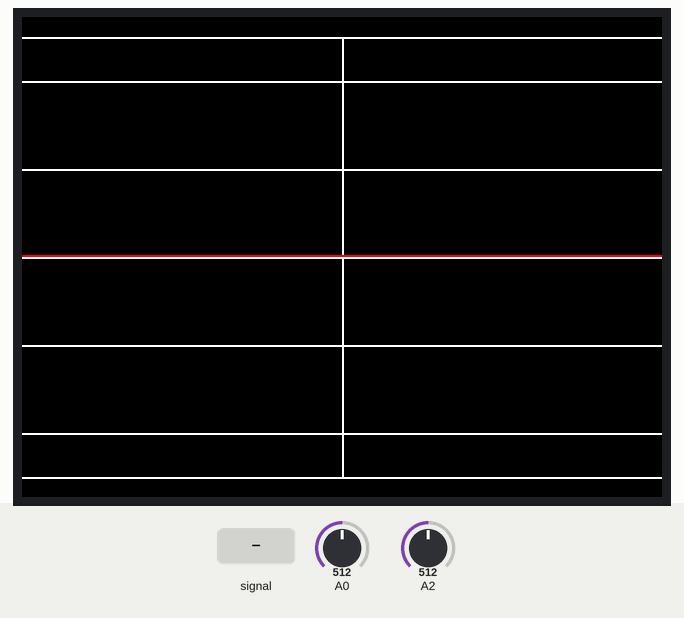
The sketch below on a simulated Arduino Uno, built with avr-gcc and run on an emulated ATmega328P. On the bench: 320×240 colour display. The test bench sets the inputs (shaded band); at power-on: A0 = 512, A2 = 512.

Above: at 1.4 s.
1.5 s: A0 fed a 200 Hz sine of ±81 counts around its level
At 1.71 s:
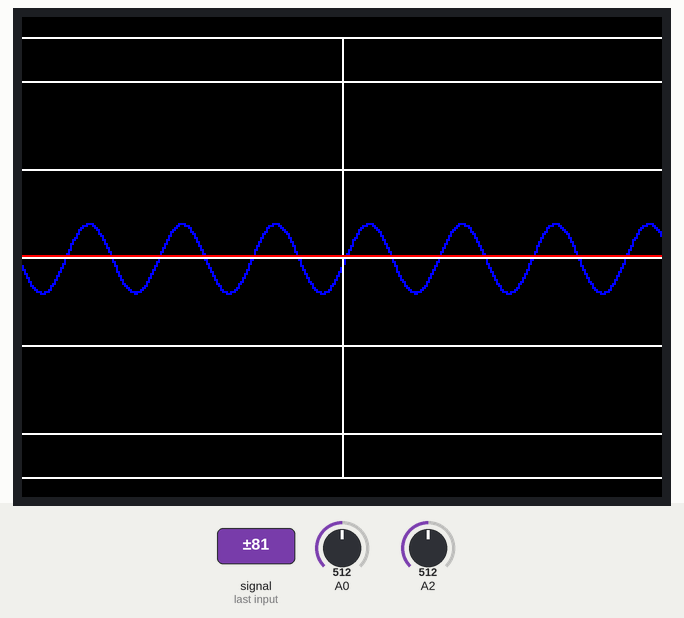
3.1 s: A0 set to 311
At 3.8 s:
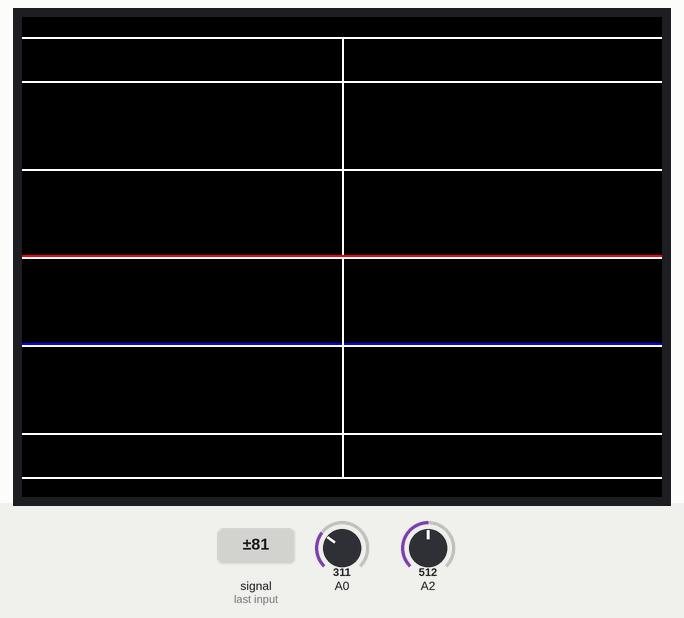
4.8 s: A2 set to 311
At 5.15 s:
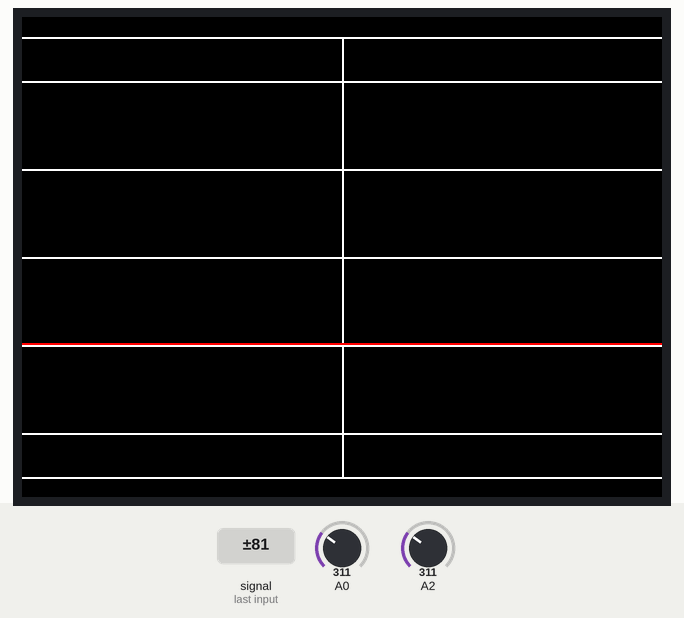
6.3 s: A0 set to 306
8.0 s: A2 set to 306
At 8.4 s:
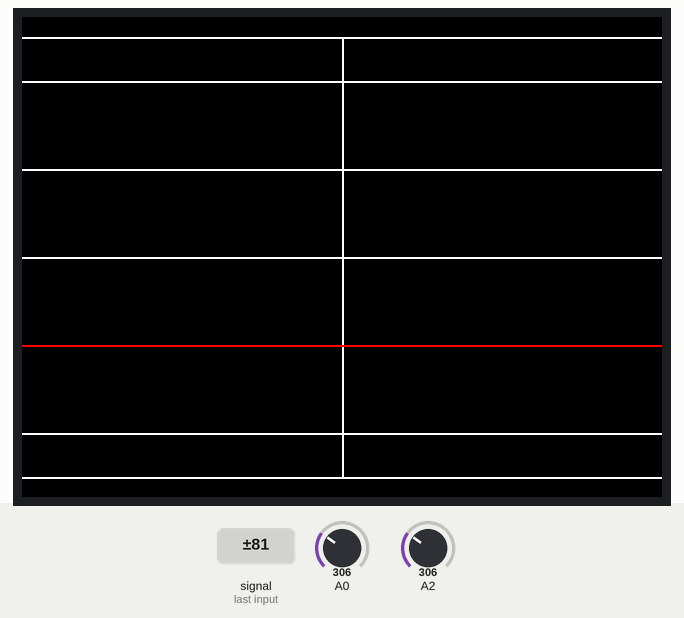
9.5 s: A0 set to 330
At 10.1 s:
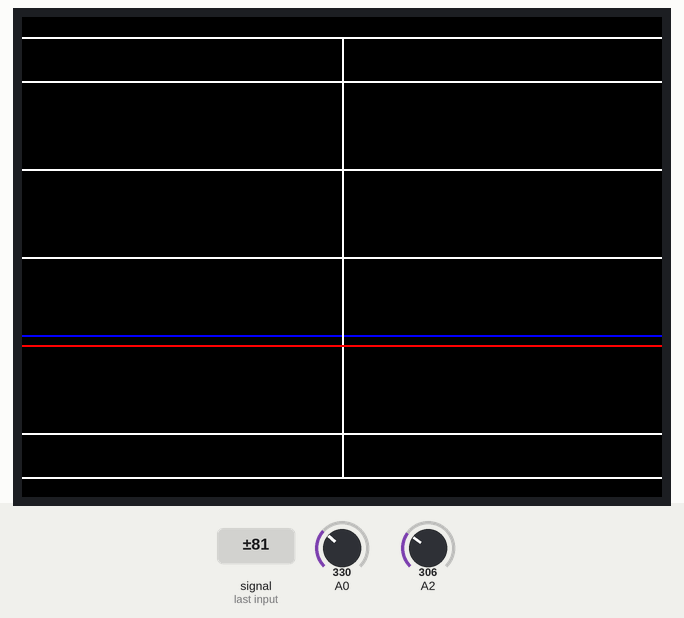
Timing chart, 0 to 12.1 s (numbered marks = the images above; inputs shaded):
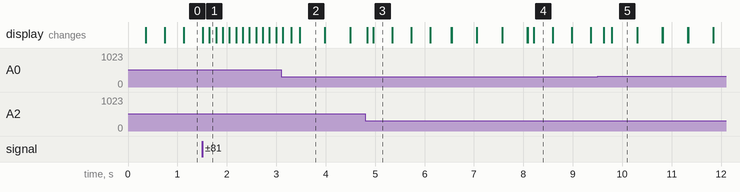

The sketch:

fastoccs.ino
```cpp
#include <Adafruit_ILI9341.h>
#include <Adafruit_GFX.h>

Adafruit_ILI9341 tft = Adafruit_ILI9341(10, 9);

int buf[321];
int bufs[321];
int y;
int dif;
int difs;
int t,w;
int scnt,scnts, pos, ecnt,ecnts,per,pers,str,strs;
double maxval,minval,mis,mas;
unsigned long etime, stime,  xtime,xtimes;

void setup() {


  //tft.begin(32000000);
  tft.begin();

  tft.setRotation(3);

  tft.fillScreen(ILI9341_BLACK);
  //analogWrite(5,128);
  //OCR0B = 32;


}

void loop() {

  //analogWrite(6,10);
  tft.drawLine(160, 10, 160, 230,ILI9341_WHITE);
  tft.drawLine(0, 10, 320, 10,ILI9341_WHITE);
  tft.drawLine(0, 32, 320, 32,ILI9341_WHITE);
  tft.drawLine(0, 76, 320, 76,ILI9341_WHITE);
  tft.drawLine(0, 120, 320, 120,ILI9341_WHITE);
  tft.drawLine(0, 164, 320, 164,ILI9341_WHITE);
  tft.drawLine(0, 208, 320, 208,ILI9341_WHITE);
  tft.drawLine(0, 230, 320, 230,ILI9341_WHITE);

  //w = map(analogRead(A4),0,1023,0,170);

  tft.drawLine(0, map(t,0,1023,229,9), 320,map(t,0,1023,229,9) ,ILI9341_BLACK);

  t = analogRead(A2);

  tft.drawLine(0, map(t,0,1023,229,9), 320,map(t,0,1023,229,9) ,ILI9341_RED);

  scnt = 0;
  ecnt = 0;
  scnts = 0;
  ecnts = 0;
  maxval = 0;
  minval = 1023;
  etime = 0;

  while (scnt++ < 200) {
    pos = analogRead(A0);
    if (pos >= t) {
      while (ecnt++ < 200) {
        pos = analogRead(A0);
        if (pos <= t) {
          stime = micros();
          break;
        }
      }
      break;
    }
  }


  while (scnts++ < 200) {
    pos = analogRead(A0);
    if (pos >= t) {
      xtime = micros();
      while (ecnts++ < 200) {
        pos = analogRead(A0);
        if (pos <= t) {
          etime = micros();
          break;
        }
      }
      break;
    }
  }

  for(int i = 0;i<321;i++){
    y = analogRead(A0);
    buf[i] = y;
  }

  xtimes = xtime-stime;

  if (etime == 0 | stime == 0) {
    str = 0;
    dif=0;
  }
  else {
    dif = etime - stime;
    str = 1000000/dif;
  }

  for(int i = 0;i<321;i++){
    buf[i] = map(buf[i],0,1023,229,11);
  }

  for(int i = 0;i<320;i++){
    tft.drawLine(i,bufs[i],i,bufs[i+1],ILI9341_BLACK);

    tft.drawLine(i,buf[i],i,buf[i+1],ILI9341_BLUE);
    bufs[i] = buf[i];
  }

  //for(int i = 1;i<319;i++){
    //if(map(buf[i],9,229,220,0)> maxval){maxval=map(buf[i],9,229,220,0);}
   // if(map(buf[i],9,229,220,0)<minval){minval = map(buf[i],9,229,220,0);}
  //}
  //per = xtimes*100/dif;
  //per = map(per,0,100,100,0);

  //tft.setCursor(10,2);
  //tft.setTextColor(ILI9341_BLACK);  tft.setTextSize(1);
  //tft.print("MaxVolts: " + String(mas/43.8) + " MinVolts: " + String(mis/43.8));
  //tft.setCursor(10,2);
  //tft.setTextColor(ILI9341_WHITE);  tft.setTextSize(1);
  //tft.print("MaxVolts: " + String(maxval/43.8) + " MinVolts: " + String(minval/43.8));
  //mas = maxval;
  //mis = minval;

  //tft.setCursor(10,232);
  //tft.setTextColor(ILI9341_BLACK);  tft.setTextSize(1);
  //tft.print(String(strs) + " Hz " + pers + "%");
  //tft.setCursor(10,232);
  //tft.setTextColor(ILI9341_WHITE);  tft.setTextSize(1);
 // tft.print(String(str) + " Hz " + per + "%");
  //pers = per;
  //strs=str;

}
```

Measured:
- after the input at 1.5 s, the display: first differs from a run without the input after 0.15 s (image 1)
- after the input at 4.8 s, the display: first changes at once (image 3 shows a later state)
- after the input at 8.0 s, the display: first differs from a run without the input after 0.08 s (image 4 shows a later state)
- after the input at 9.5 s, the display: first changes after 0.12 s (image 5 shows a later state)
